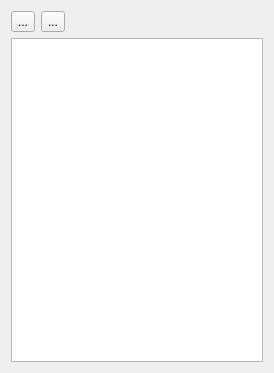
<?xml version="1.0" encoding="UTF-8"?>
<ui version="4.0">
 <class>ITrackToolWidget</class>
 <widget class="QWidget" name="ITrackToolWidget">
  <property name="geometry">
   <rect>
    <x>0</x>
    <y>0</y>
    <width>274</width>
    <height>373</height>
   </rect>
  </property>
  <property name="windowTitle">
   <string>Form</string>
  </property>
  <layout class="QVBoxLayout" name="verticalLayout">
   <item>
    <layout class="QHBoxLayout" name="horizontalLayout">
     <item>
      <widget class="QToolButton" name="toolSortAlpha">
       <property name="toolTip">
        <string>Sort by name</string>
       </property>
       <property name="text">
        <string>...</string>
       </property>
       <property name="checkable">
        <bool>true</bool>
       </property>
       <property name="autoExclusive">
        <bool>true</bool>
       </property>
      </widget>
     </item>
     <item>
      <widget class="QToolButton" name="toolSortTime">
       <property name="toolTip">
        <string>Sort by time (start)</string>
       </property>
       <property name="text">
        <string>...</string>
       </property>
       <property name="checkable">
        <bool>true</bool>
       </property>
       <property name="autoExclusive">
        <bool>true</bool>
       </property>
      </widget>
     </item>
     <item>
      <spacer name="horizontalSpacer">
       <property name="orientation">
        <enum>Qt::Horizontal</enum>
       </property>
       <property name="sizeHint" stdset="0">
        <size>
         <width>40</width>
         <height>20</height>
        </size>
       </property>
      </spacer>
     </item>
    </layout>
   </item>
   <item>
    <widget class="QListWidget" name="listTracks">
     <property name="contextMenuPolicy">
      <enum>Qt::CustomContextMenu</enum>
     </property>
     <property name="selectionMode">
      <enum>QAbstractItemView::ExtendedSelection</enum>
     </property>
     <property name="iconSize">
      <size>
       <width>15</width>
       <height>45</height>
      </size>
     </property>
    </widget>
   </item>
  </layout>
 </widget>
 <resources/>
 <connections/>
</ui>
